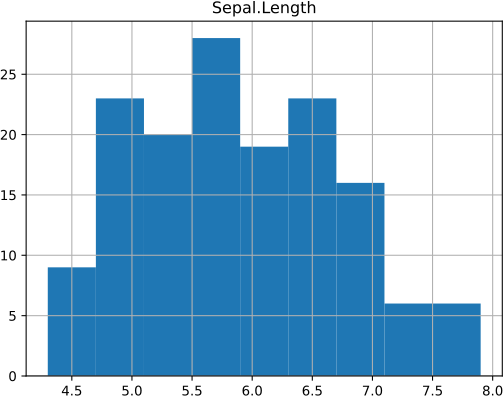

Write Python code to recreate this figure.
import numpy as np
import statsmodels.api as sm
iris = sm.datasets.get_rdataset('iris', 'datasets').data

x = iris['Sepal.Length']
tmp = np.linspace(min(x), max(x), 10)
iris.hist('Sepal.Length',
          bins=tmp.round(2))

import matplotlib.pyplot as plt
plt.savefig('04-p-hist3.pdf')
